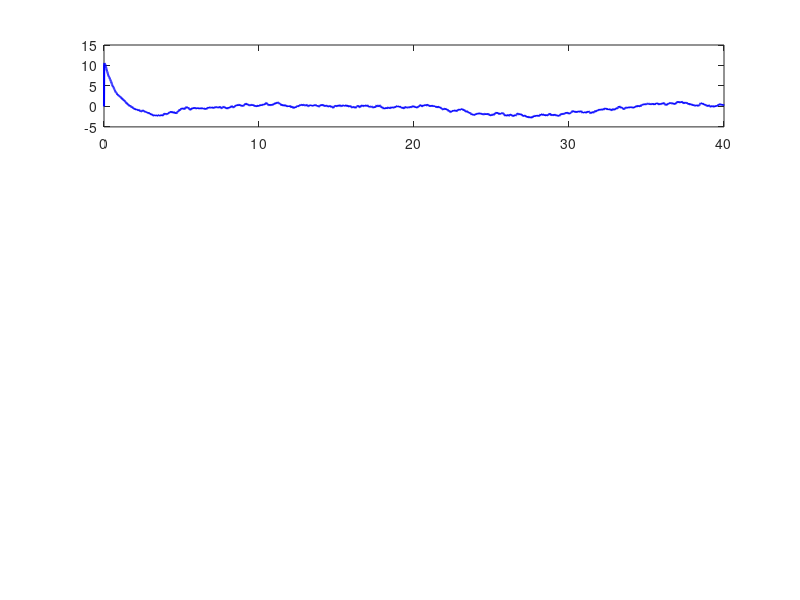

MATLAB code to generate this figure: (Note: this script raises an error after producing the figure.)
% System parameters
dt = 0.01;
gamma = 0.25;
simTime = 40; % Simulation time (includes attack interval [20,30])
numSteps = simTime / dt;

% Nonlinear state update function
nonlinear_state_update = @(x, u) [x(1) + dt * x(3) + 0.5 * dt^2 * u(1);
                                  x(2) + dt * x(4) + 0.5 * dt^2 * u(2);
                                  x(3) + dt * (-gamma * x(3) + u(1));
                                  x(4) + dt * (-gamma * x(4) + u(2))];

% Control input matrix (unchanged)
B = [0.5*dt^2, 0;
     0, 0.5*dt^2;
     dt, 0;
     0, dt];
C = eye(4);

% Controller and observer gains (unchanged)
K = [40.0400, 0, 29.5498, 0;
     0, 20.2002, 0, 68.7490];
L = [0.2000, 0, 0.0499, 0;
     0, 0.2000, 0, 0.0499;
     0, 0, 0.4975, 0;
     0, 0, 0, 0.0975];

% Initial states
x = [10; -20; 30; -10]; % True state
hat_x = zeros(4,1);      % Estimated state (initialized to 0)

% Noise bounds (UBB)
delta = 0.1;  % Process noise bound
epsilon = 0.1; % Measurement noise bound

% Nonlinear transformation functions (element-wise cubic)
f = @(y) y.^3;               % y' = y^3
f_inv = @(y) sign(y).*abs(y).^(1/3); % Inverse: y = y'^(1/3)

% Moving target defense (Γ_k: time-varying diagonal matrix)
Gamma_k = @(k) diag(1 + 0.5*sin(k/10)*ones(4,1)); % Γ_k varies sinusoidally

% Attack parameters
attack_start = 20/dt;   % Start at 20 seconds (step index)
attack_end = 30/dt;     % End at 30 seconds
a_y = [5; 5; 0; 0];     % FDI attack vector (added to y^M_k)

% Threshold for residual detection
threshold = 0.8; % Scalar threshold for simplicity

% Storage variables
Px = zeros(1, numSteps + 1);
Py = zeros(1, numSteps + 1);
residual = zeros(4, numSteps + 1);
flags = zeros(1, numSteps + 1);
time = 0:dt:simTime;

% Initialize
Px(1) = x(1);
Py(1) = x(2);

%for estimation error
e_Px = zeros(1, numSteps + 1);
e_Py = zeros(1, numSteps + 1);
e_Vx = zeros(1, numSteps + 1);
e_Vy = zeros(1, numSteps + 1);

% Simulation loop
for k = 1:numSteps
    % Control input
    u = -K * x;
    
    % Update true state with process noise (bounded)
    omega = delta * (2*rand(4,1) - 1); % Random in [-delta, delta]
    x = nonlinear_state_update(x, u) + omega;
    
    % Measurement with noise
    v = epsilon * (2*rand(4,1) - 1);   % Random in [-epsilon, epsilon]
    y_k = C * x + v;
    
    %--- Proactive defense transformations ---
    % Apply nonlinear transformation: y' = f(y_k)
    y_prime = f(y_k);
    
    % Apply moving target: y^M_k = Γ_k * y'
    Gamma = Gamma_k(k); % Time-varying Γ
    y_M = Gamma * y_prime;
    
    %--- FDI attack injection ---
    if k >= attack_start && k <= attack_end
        y_M_attacked = y_M + a_y; % Inject attack
    else
        y_M_attacked = y_M;       % No attack
    end
    
    %--- Inverse transformations at controller ---
    y_prime_attacked = Gamma \ y_M_attacked; % Γ^{-1} * y_M_attacked
    y_bar = f_inv(y_prime_attacked);         % Recover measurement
    
    %--- State estimation ---
    hat_x = nonlinear_state_update(hat_x, L * (y_bar - C * hat_x));
    
    %--- Calculate estimation error ---
    e = x - hat_x;
    e_Px(k+1) = e(1);
    e_Py(k+1) = e(2);
    e_Vx(k+1) = e(3);
    e_Vy(k+1) = e(4);
    
    %--- Residual calculation ---
    residual(:, k+1) = y_bar - C * hat_x;
    
    %--- Attack detection ---
    if norm(residual(:, k+1)) > threshold
        flags(k+1) = 1; % Attack detected
    else
        flags(k+1) = 0; % No attack
    end
    
    % Store trajectory
    Px(k+1) = x(1);
    Py(k+1) = x(2);
end

figure;

% P_x estimation error
subplot(4,1,1);
plot(time, e_Px, 'b', 'LineWidth', 1.5);
hold on;
xline(20, '--r', 'Attack Start');
xline(30, '--r', 'Attack End');
ylabel('P_x Error (m)');
title('State Estimation Errors');
grid on;

% P_y estimation error
subplot(4,1,2);
plot(time, e_Py, 'b', 'LineWidth', 1.5);
hold on;
xline(20, '--r', 'Attack Start');
xline(30, '--r', 'Attack End');
ylabel('P_y Error (m)');
grid on;

% V_x estimation error
subplot(4,1,3);
plot(time, e_Vx, 'b', 'LineWidth', 1.5);
hold on;
xline(20, '--r', 'Attack Start');
xline(30, '--r', 'Attack End');
ylabel('V_x Error (m/s)');
grid on;

% V_y estimation error
subplot(4,1,4);
plot(time, e_Vy, 'b', 'LineWidth', 1.5);
hold on;
xline(20, '--r', 'Attack Start');
xline(30, '--r', 'Attack End');
xlabel('Time (s)');
ylabel('V_y Error (m/s)');
grid on;

% Plot results
figure;

% Plot trajectory
subplot(2,1,1);
plot(Px, Py, 'b-', 'LineWidth', 1.5);
hold on;
scatter(Px(attack_start:attack_end), Py(attack_start:attack_end), 10, 'r', 'filled');
xlabel('P_x (m)');
ylabel('P_y (m)');
title('UAS Trajectory (Red: Attack Period)');
grid on;
set(gca, 'YDir', 'reverse');
xlim([0 14]);
ylim([-25 -5]);

% Plot detection flags
subplot(2,1,2);
stairs(time, flags, 'r-', 'LineWidth', 1.5);
xlabel('Time (s)');
ylabel('Attack Flag');
title('Attack Detection Results');
ylim([-0.1 1.1]);
xlim([0 simTime]);
grid on;
